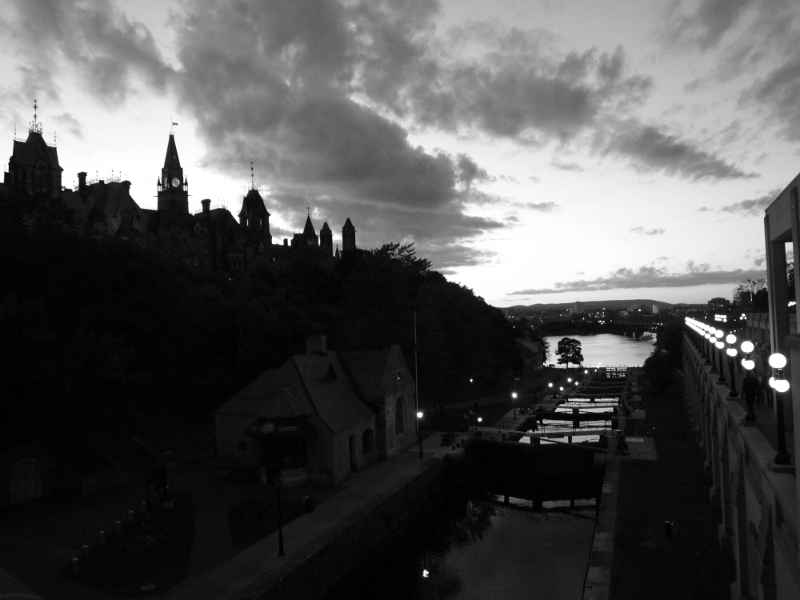
#> input picture exercise.06/bildverbesserung/bild1.png, 800 x 600 px
$ python bv.exercise.06.04.py
#> lines starting #> are read from the running program, lines starting #| are printed output that depends on the picture
import math
import skimage.io
import skimage.exposure
import numpy as np
import matplotlib.pyplot as plt


def equalize_hist(bild: np.array) -> (np.array, np.array, np.array):
    histogram = np.histogram(bild, bins=256, range=(0, 256), density=True)
    equalize_bild = np.zeros(bild.shape, np.uint8)

    histogram_kumuliert = []

    for inx in range(256):
        histogram_kumuliert += [histogram[0][inx]]

        if inx > 0:
            histogram_kumuliert[inx] += histogram_kumuliert[inx - 1]

    for inx in range(bild.shape[0]):
        for iny in range(bild.shape[1]):
            #
            # Transformationsfunktion
            #
            index = bild[inx][iny]
            equalize_bild[inx][iny] = round(0xff * histogram_kumuliert[index])

    return (equalize_bild, histogram_kumuliert, histogram[0])


bild1 = np.array(skimage.io.imread("bildverbesserung/bild1.png"), np.uint8)
#> bild1 is the input picture: shape (600, 800); min 0, max 255, mean 82
equal, trans1, histo1 = equalize_hist(bild1)
#> the loop in equalize_hist, `for inx in range(256):` made 256 passes
#> after the loop in equalize_hist, `for inx in range(256):`: histogram_kumuliert = 256 values from 0.000329 to 1
#> after the loop in equalize_hist, `for inx in range(bild.shape[0]):`:
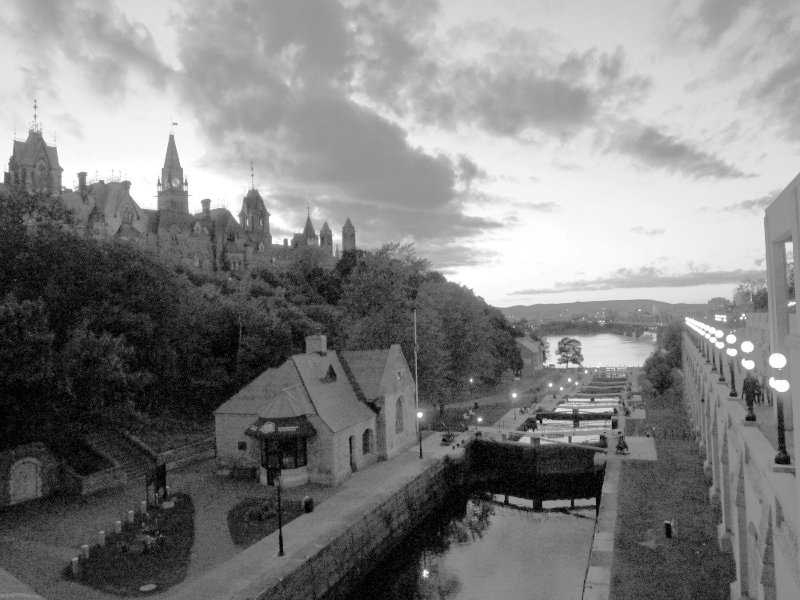
#> equalize_bild: shape (600, 800); min 0, max 255, mean 129.3
#> trans1 = 256 values from 0.000329 to 1; histo1 = 256 values, max 0.0364 at index 4, min 0.000237 at index 78, mean 0.00391
skimage.io.imsave("bv.exercise.06.04.bild1.equal.png", equal)

bild2 = np.array(skimage.io.imread("bildverbesserung/bild2.png"), np.uint8)
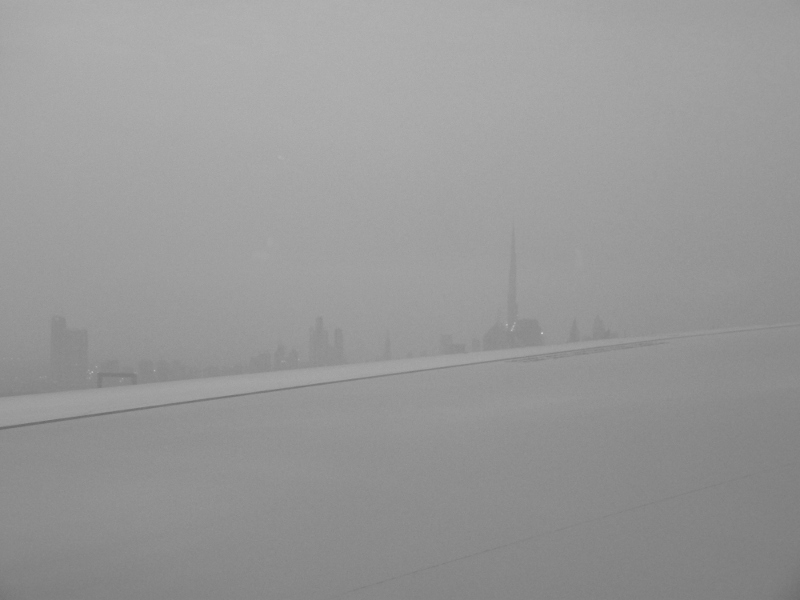
#> input picture exercise.06/bildverbesserung/bild2.png, 800 x 600 px
#> bild2 is the input picture: shape (600, 800); min 106, max 203, mean 152.3
equal, trans2, histo2 = equalize_hist(bild2)
#> the loop in equalize_hist (call 2), `for inx in range(256):` made 256 passes
#> after the loop in equalize_hist (call 2), `for inx in range(256):`: histogram_kumuliert = 256 values from 0 to 1
#> after the loop in equalize_hist (call 2), `for inx in range(bild.shape[0]):`:
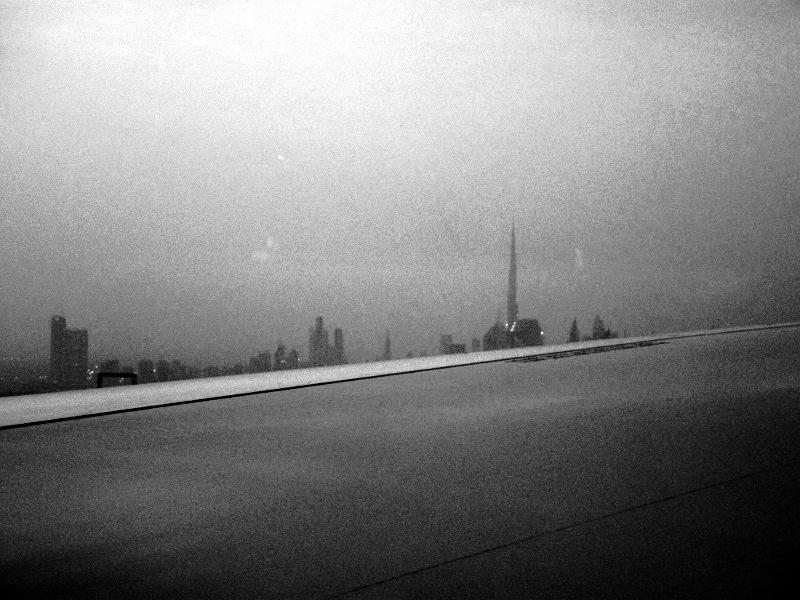
#> equalize_bild: shape (600, 800); min 0, max 255, mean 130.3
#> trans2 = 256 values from 0 to 1; histo2 = 256 values, max 0.0289 at index 159, min 0 at index 0, mean 0.00391
skimage.io.imsave("bv.exercise.06.04.bild2.equal.png", equal)

plt.figure(1)
plt.plot(range(len(trans1)), trans1)
# plt.bar(range(len(histo1)), histo1)
plt.legend(["bild1"])
# plt.show()
plt.savefig("bv.exercise.06.04.bild1.transformationsfunk.png", dpi=600)
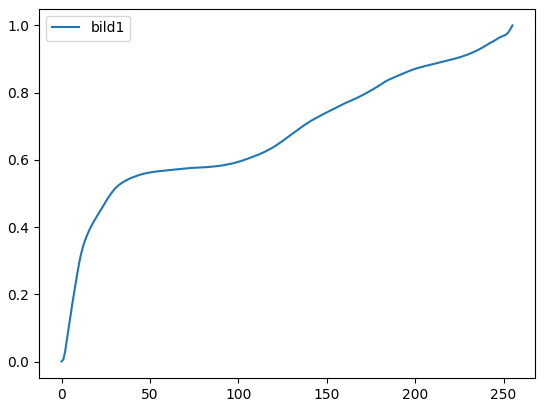
#> figure drawn by matplotlib, 1 panel; curve peaks at x = 255, y = 1

plt.figure(2)
plt.plot(range(len(trans2)), trans2)
# plt.bar(range(len(histo2)), histo2)
plt.legend(["bild2"])
# plt.show()
plt.savefig("bv.exercise.06.04.bild2.transformationsfunk.png", dpi=600)
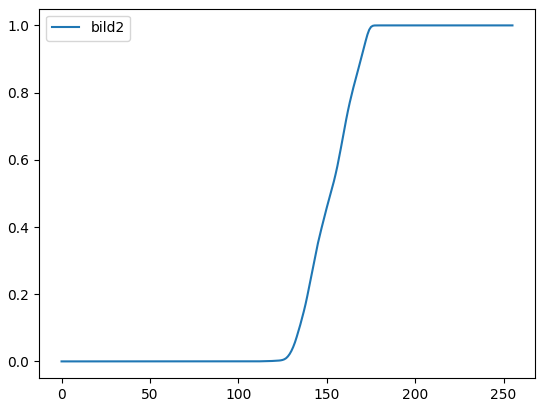
#> figure drawn by matplotlib, 1 panel; curve peaks at x = 203, y = 1
